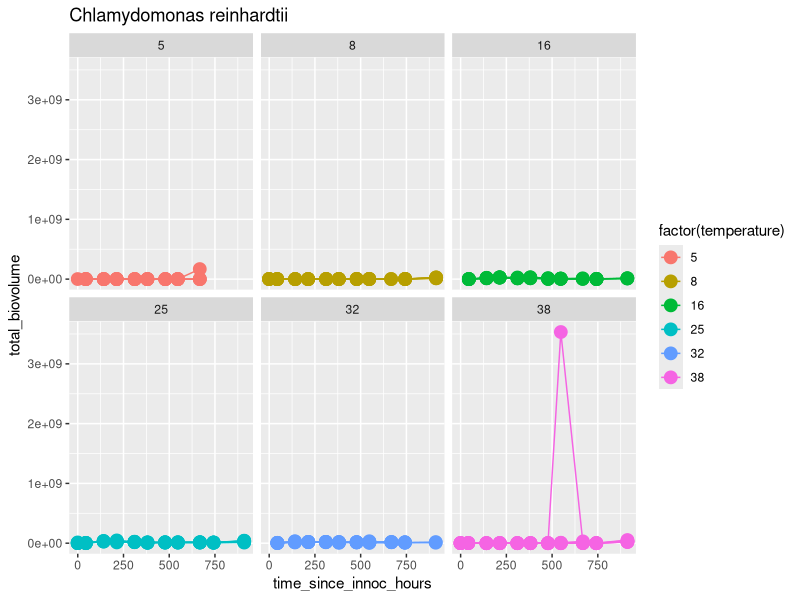
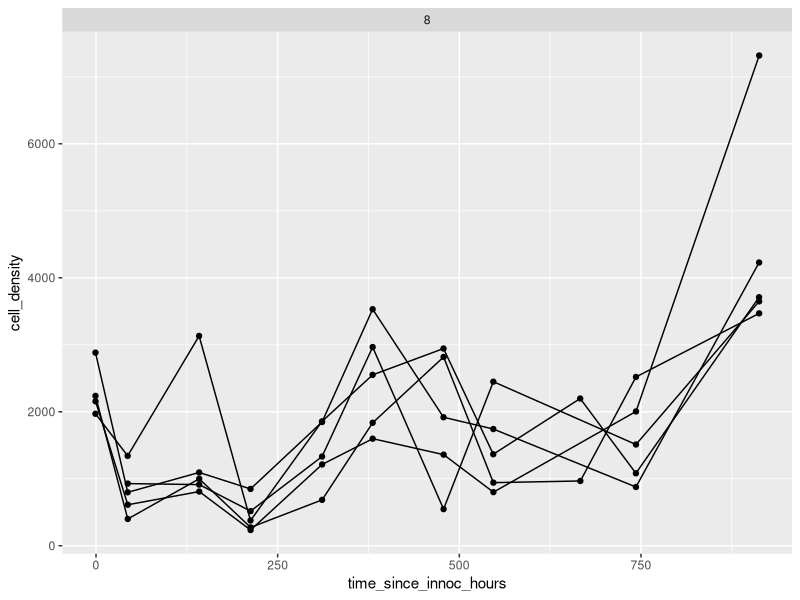
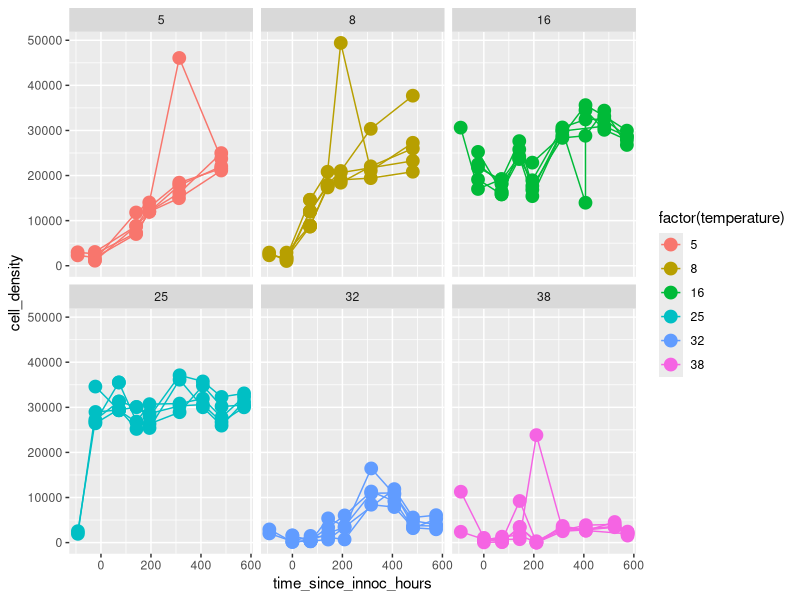
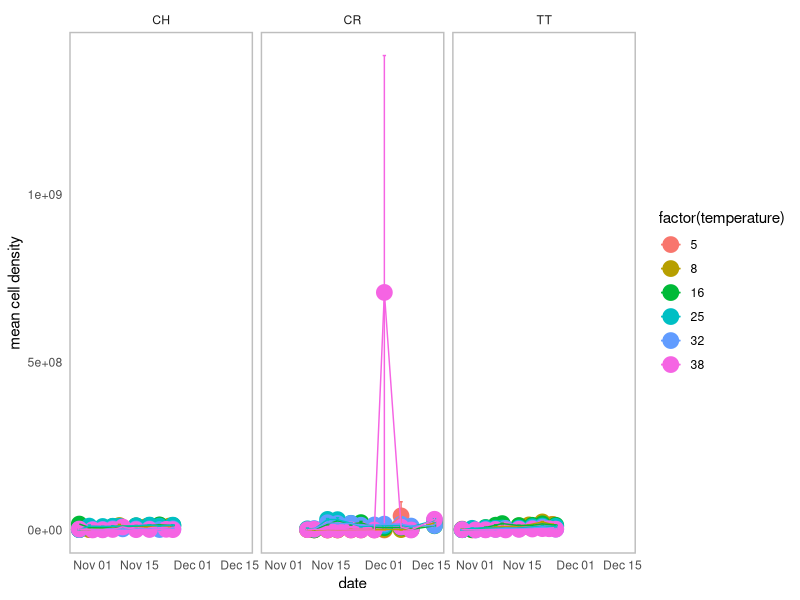

Reproduce these figures in R, in order.
#### plotting the J-TEMP data

library(tidyverse)
library(plotrix)

jtemp <- read_csv("data-processed/Jtemp_CR_all.csv")

jtemp %>%
	filter(species == "CR", temperature != 35) %>% 
	group_by(temperature, rep) %>%
	ggplot(aes(x = time_since_innoc_hours, group = rep, y = total_biovolume, color = factor(temperature))) + geom_point(size = 4) +
	geom_line() + 
	facet_wrap( ~ temperature) + ggtitle("Chlamydomonas reinhardtii")

jtemp %>% 
	filter(temperature == 8, species == "CR") %>%
	group_by(rep) %>% 
	ggplot(data = ., aes(x = time_since_innoc_hours, group = factor(rep), y = cell_density)) +
	# geom_point(size = 4) +
	geom_point() + 
	geom_line() +
	facet_wrap( ~ temperature)



# bring in the seawater species -------------------------------------------

sea_raw <- read_csv("data-processed/YangelJtemp_all.csv")

unique(sea_raw$temperature)

sea <- sea_raw %>% 
	filter(temperature != "18") %>% 
	mutate(temperature = str_replace(temperature, "24", "25")) %>% 
	mutate(temperature = as.numeric(temperature))


# plot the marine species -------------------------------------------------


sea %>%
	filter(temperature != "18") %>% 
	filter(species == "CH") %>% 
	group_by(temperature, rep) %>%
	ggplot(aes(x = time_since_innoc_hours, group = rep, y = cell_density, color = factor(temperature))) + geom_point(size = 4) +
	geom_line() + 
	facet_wrap( ~ temperature)



# join all the data together ----------------------------------------------


all_species <- bind_rows(jtemp, sea)

all_species %>% 
	filter(species == "TT") %>% 
	arrange(desc(cell_density)) %>% View



# plot it all! ------------------------------------------------------------



all_species %>%
	filter(cell_density != 25415) %>% 
	filter(species %in% c("CH", "TT", "CR"), temperature != 35) %>% 
	mutate(month = month(start_time)) %>%
	mutate(day = day(start_time)) %>% 
	mutate(year = 2016) %>% 
	unite(month_day, month, day, year) %>%
	mutate(month_day = mdy(month_day)) %>% 
	group_by(temperature, month_day, species) %>% 
	summarise_each(funs(mean, std.error), total_biovolume) %>% 
	ggplot(aes(x = month_day, y = mean, group = temperature, color = factor(temperature))) +
geom_point(size = 5) +
	geom_errorbar(aes(ymin = mean - std.error, ymax = mean + std.error), width = 1) +
	geom_line() + 
	facet_wrap( ~ species) + 
	xlab("date") + ylab("mean cell density") + 
	theme_minimal() +
	theme(panel.grid.major = element_blank(), 
				panel.grid.minor = element_blank(),
				panel.background = element_rect(colour = "grey", size=1))






	
